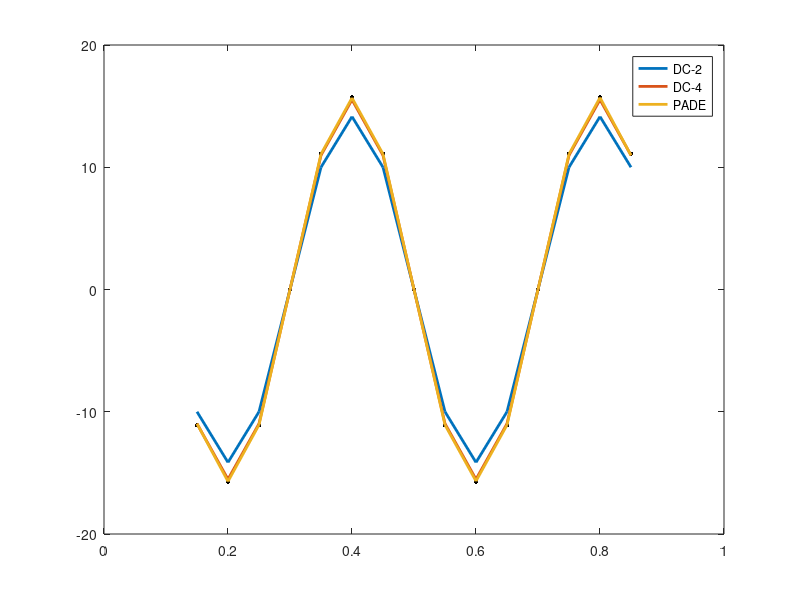

Here is the MATLAB script that generated this plot:
fre = 5;
#---------------------------------------------
#Datos para la discretizacion
#---------------------------------------------
nx = 19; #Numero de nodos internos
dx = 1 / (nx+1); #Distancia entre nodos

#---------------------------------------------
#Datos de la funcion en los nodos internos - f(x)=sin(fre*pi*x), donde fre es la frecuencia
#---------------------------------------------
for j=1:nx+1
  f(j)=sin(j*dx*fre*pi());
endfor

for j=3:nx-2
  fpexacta(j-2)=fre*pi()*cos(j*dx*fre*pi());	
endfor

#---------------------------------------------
# f'calculada con DC-2
#---------------------------------------------
for j=3:nx-2
  x(j-2)=dx*j; 
  fdc2(j-2)=(f(j+1)-f(j-1))/2/dx;
endfor

#---------------------------------------------
# f'calculada con DC-4
#---------------------------------------------
for j=3:nx-2
  fdc4(j-2)=(-f(j+2)+8*f(j+1)-8*f(j-1)+f(j-2))/12/dx;
endfor

#---------------------------------------------
# f'calculada con pade
#---------------------------------------------
A=zeros(nx-4,nx-4);
j=3;
#A(j-2,j-2)=1;
#A(j-2,j-1)=2;
#B(j-2)=(-5/2*f(j)+2*f(j+1)+1/2*f(j+2))/dx;
A(j-2,j-2)=1;
B(j-2)=(-f(j+2)+8*f(j+1)-8*f(j-1)+f(j-2))/12/dx;
for j=4:nx-3
  A(j-2,j-3)=1;
  A(j-2,j-2)=4;
  A(j-2,j-1)=1;
  B(j-2)=(3*(f(j+1)-f(j-1)))/dx;
endfor
j=nx-2;
#A(j-2,j-2)=1;
#A(j-2,j-3)=2;
#B(j-2)=(5/2*f(j)-2*f(j-1)-1/2*f(j-2))/dx;
A(j-2,j-2)=1;
B(j-2)=(-f(j+2)+8*f(j+1)-8*f(j-1)+f(j-2))/12/dx;
fpade=A\B';

plot(x,fpexacta,".k", "markersize", 10,x,fdc2,"linewidth", 2,";DC-2;",x,fdc4,";DC-4;","linewidth", 2,x,fpade,";PADE;","linewidth", 2)

pause(10)